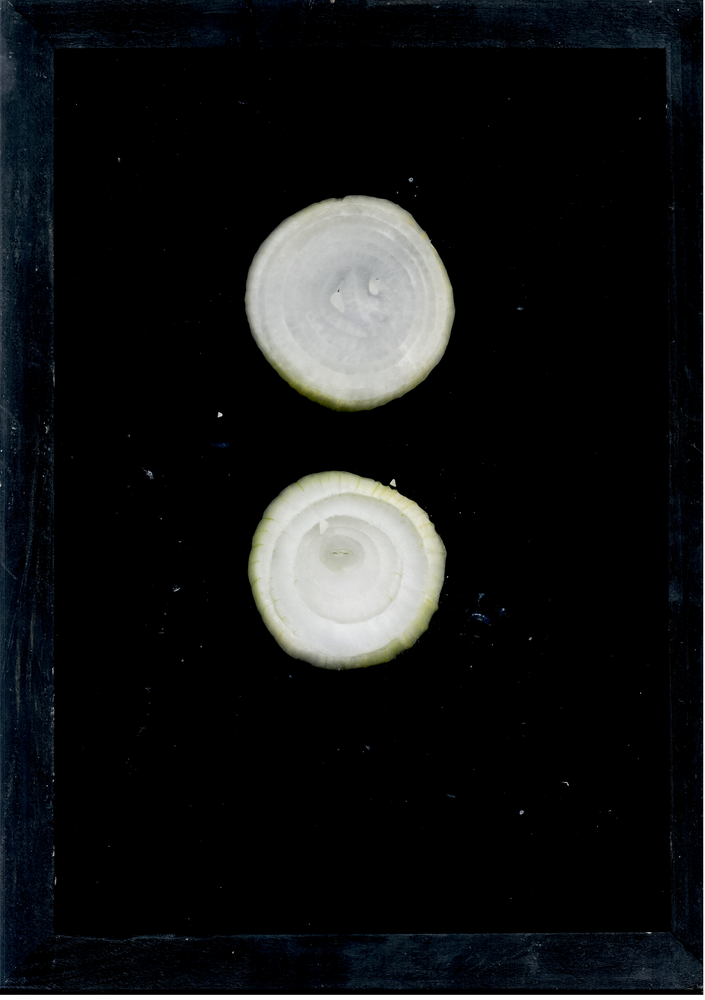
#> input picture Dataset/Cipolla/cipolla7.tif, 705 x 1000 px, shrunk from 2466 x 3498 before the run; its folder holds only this picture in this run
$ jupyter execute gen_datasets.ipynb   (shell and % lines are left out)
#> lines starting #> are read from the running program, lines starting #| are printed output that depends on the picture; after the words box and inside, x2 and y2 are one past the last pixel; in counts of white or black regions, pixels touching at a corner belong together
#> in open_cv_image, img is the input picture: shape (1000, 705, 3); mean B, G, R 23, 22.3, 20.9
### classic_segmentation.py
import cv2
import numpy as np
from fastai.vision import Image, ImageSegment, image2np, PathOrStr
from typing import *
import matplotlib.pyplot as plt

OpenCvImage = np.ndarray


def get_contours(image):
    """just a wrapper around cv2.findContours"""
    contours, _ = cv2.findContours(image, cv2.RETR_EXTERNAL, cv2.CHAIN_APPROX_SIMPLE)
    return contours


def clean_image(mask, min_area=.5, max_area=50):
    """remove (fills with black) from mask all contours that are smaller or bigger than the given area limits
    expressed in percentage of total area"""
    img_area = np.prod(mask.shape[:2])
    max_area = max_area / 100 * img_area
    min_area = min_area / 100 * img_area
    contours, _ = cv2.findContours(mask, cv2.RETR_EXTERNAL, cv2.CHAIN_APPROX_NONE)
    for contour in contours:
        area = cv2.contourArea(contour)
        if area < min_area or area > max_area:
            x, y, w, h = cv2.boundingRect(contour)
            mask = cv2.rectangle(mask, (x, y), (x + w, y + h), 0, -1)
    return mask

class ImageDivider:
    # Attention: this class uses OpenCv images notation (width, height) so means stuff need to indexed (cols, rows)
    def __init__(self, img: OpenCvImage, mask: OpenCvImage, clean_mask=False, min_area=.5, max_area=50):
        """clean mask removes all the object that are smaller or bigger that max/min area expressed in percentage"""
        self.img = img.copy()
        self.mask = mask.copy()

        if clean_mask: self.mask = clean_image(self.mask, min_area, max_area)
        self._clean_image()
        self._get_bounding_rects()

    # [4 lines left out: function from_fastai, not called in this run]

    def images(self) -> List[OpenCvImage]:
        return self._get_individual_images(self.img)

    def masks(self) -> List[OpenCvImage]:
        return self._get_individual_images(self.mask)


    def _get_bounding_rects(self):
        self.bounding_rects = [cv2.boundingRect(contour) for contour in get_contours(self.mask)]

    def _get_individual_images(self, img):
        ret = []
        for x, y, w, h in self.bounding_rects:
            ret.append(self.img[y:y + h, x:x + w])
        return ret

    def _clean_image(self):
        self.img = self.img & self.mask[..., None]


def perc(a, b): return int(a * b / 100)


class ClassicSegmentation:
    """A class for image segmentation usage:"""

    def __init__(self, img: OpenCvImage, threshold=100, cut=(5, 95, 5, 95), denoise_size=3, floodfill=True, clean_mask=True, min_area=.5, max_area=50):
#> called with threshold = 100, cut = (5, 95, 5, 95), denoise_size = 3, floodfill = True, clean_mask = True, min_area = 0.3, max_area = 50
        self.img = img.copy()
        self.denoise_size = denoise_size
        self.threshold = threshold
        self.do_floodfill = floodfill
        self.do_clean = clean_mask
        self.min_area, self.max_area = min_area, max_area
        self.orig_size = self.img.shape[:2]
#> self.orig_size = (1000, 705)
        w, h = self.orig_size
#> w = 1000; h = 705
        self.cut = perc(w, cut[0]), perc(w, cut[1]), perc(h, cut[2]), perc(h, cut[3])
#> self.cut = (50, 950, 35, 669)

    def get_mask(self):
        self._cut_image()
#> in _cut_image, `self.img = self.img[self.cut[0]:self.cut[1], self.cut[2]:self.cut[3], :]`:
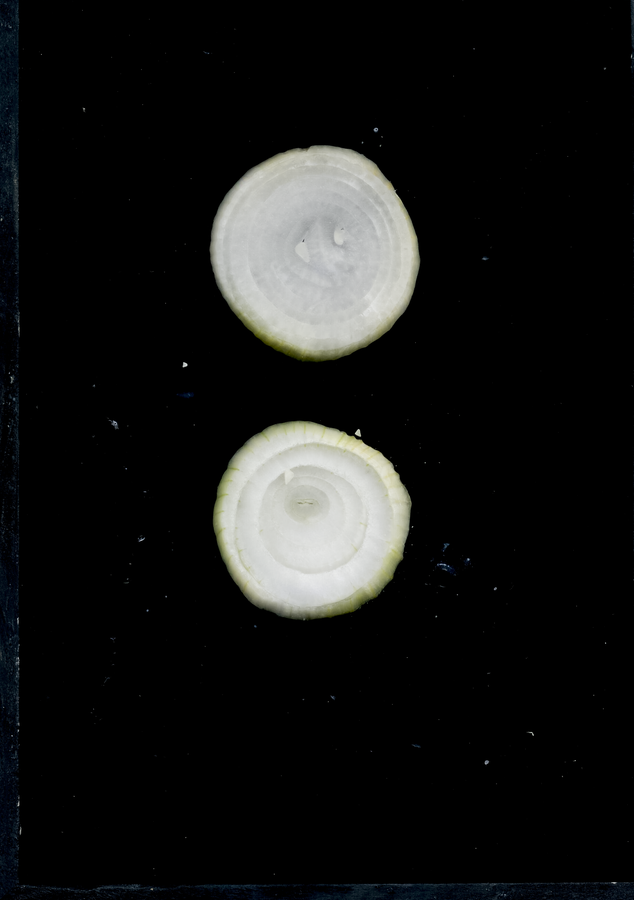
#> self.img: shape (900, 634, 3); mean B, G, R 22.1, 22.8, 22.2

        self.mask = cv2.cvtColor(self.img, cv2.COLOR_BGR2GRAY)
        _, self.mask = cv2.threshold(self.mask, self.threshold, 255, cv2.THRESH_BINARY + cv2.THRESH_OTSU)
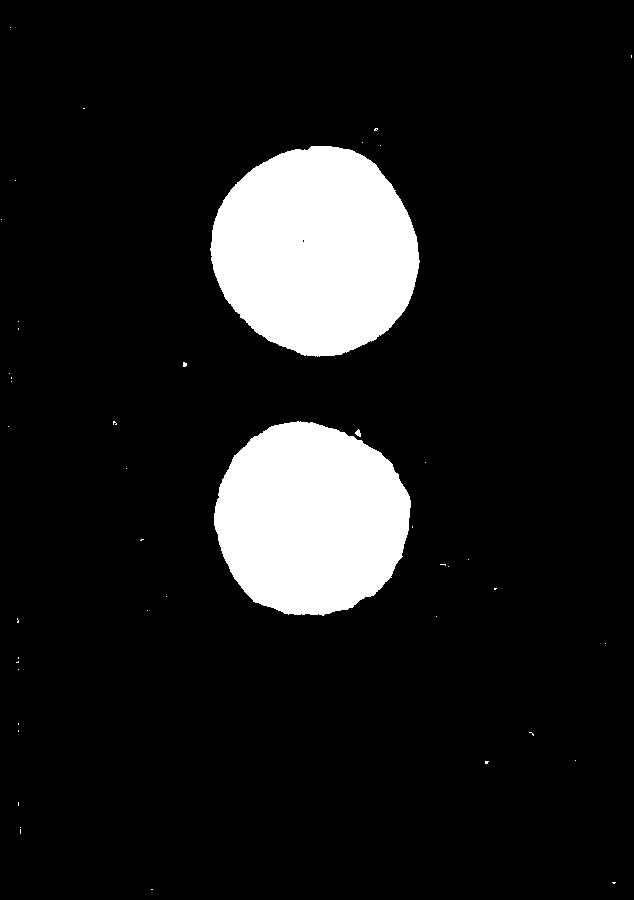
#> self.mask: shape (900, 634); 11.1% white; 45 white regions (42 under 20 px), largest, box (x1, y1, x2, y2) and area: (210, 146, 420, 357) 33763, (214, 421, 411, 616) 29586, (355, 429, 361, 437) 30
        if self.do_floodfill: self._floodfill()
        self._denoise()
        if self.do_clean: self.mask = clean_image(self.mask, self.min_area, self.max_area)
        self._add_padding()
        return self.mask

    def _denoise(self):
        kernel = np.ones((self.denoise_size, self.denoise_size), np.uint8)
        self.mask = cv2.morphologyEx(self.mask, cv2.MORPH_OPEN, kernel, iterations=2)

    def _add_padding(self):
        mask = np.zeros(self.orig_size, np.uint8)
        mask[self.cut[0]:self.cut[1], self.cut[2]:self.cut[3]] = self.mask
        self.mask = mask

    def _cut_image(self):
        self.img = self.img[self.cut[0]:self.cut[1], self.cut[2]:self.cut[3], :]

    def _floodfill(self):
        mask_floodfill = self.mask.copy()
        hf, wf = self.mask.shape[:2]
#> hf = 900; wf = 634
        mask = np.zeros((hf + 2, wf + 2), np.uint8)
        cv2.floodFill(mask_floodfill, mask, (0, 0), 255)
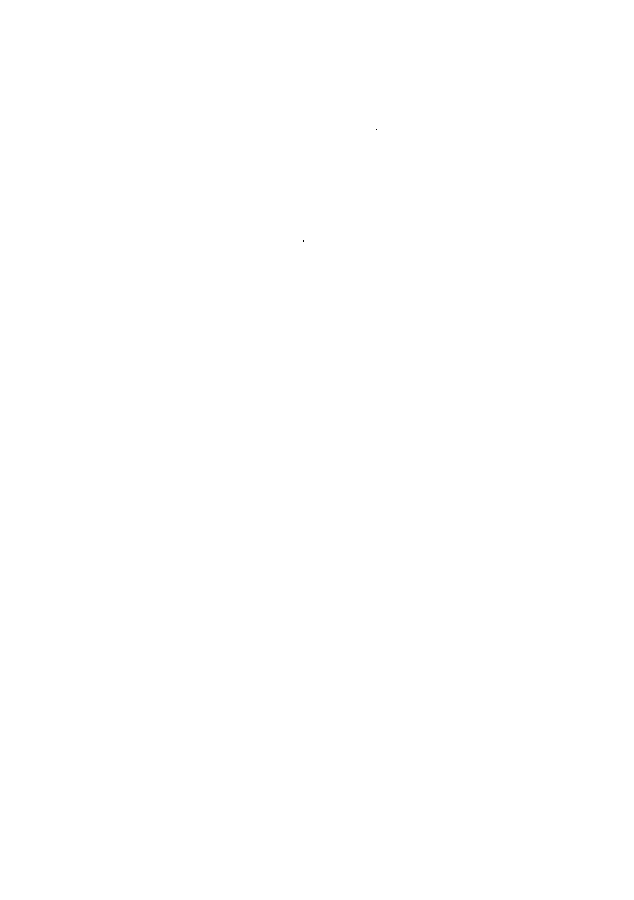
#> mask_floodfill: shape (900, 634); 100% white; black in thin lines or dots, all inside (x1, y1, x2, y2) = (303, 129, 377, 242)
        mask_floodfill_inv = cv2.bitwise_not(mask_floodfill)
        self.mask = self.mask | mask_floodfill_inv
#> self.mask: shape (900, 634); 11.1% white; 45 white regions (42 under 20 px), largest, box (x1, y1, x2, y2) and area: (210, 146, 420, 357) 33765, (214, 421, 411, 616) 29586, (355, 429, 361, 437) 30

    # [4 lines left out: function show, not called in this run]

def open_cv_image(img_path: PathOrStr)-> OpenCvImage:
    img = cv2.imread(str(img_path))
    if img is None: raise Exception("Cannot open", img_path)
    return img

def save_cv_image(img_path: PathOrStr,image: OpenCvImage ):
    if cv2.imwrite(str(img_path),image) is None: raise Exception("Cannot open", img_path)

# [4 lines left out: function classic_segmenter, not called in this run]

# %% test
# [4 lines that do not run on import are left out]

### gen_datasets.ipynb
[cell 1]
from pathlib import Path
import cv2
import matplotlib.pyplot as plt
from classic_segmentation import ClassicSegmentation, ImageDivider, open_cv_image, save_cv_image
import random

[cell 2]
root_folder = Path("Dataset")
ext = '.tif'  # source file extention
ext_save = '.png'  # save file extention
root_folder_save_class = Path('dataset_classification')
folder_save_segm = Path('dataset_segmentation')
class_labels = ['train', 'valid1', 'valid2', 'valid3']
class_labels_perc = [.55, .15,.15,.15]
segm_images = folder_save_segm / "images"; segm_images.mkdir(parents=True, exist_ok=True)
segm_labels = folder_save_segm / "labels"; segm_labels.mkdir(parents=True, exist_ok=True)

a dict with custom settings for each fruit you can put custom paramenter for the segmentation phase

[cell 3]
settings = {"Chili_Pepper": {"min_area": 0.1},
            "Apple": {"floodfill": False},
            "default": {"min_area": .3},
           }

[cell 4]
def random_label_probability(labels, probabilities, number_elements):
    choices = []
    for label, prob in zip(labels, probabilities):
        choices += [label] * int(prob * number_elements)
    random.shuffle(choices)
    return choices

[cell 5]
def classic_segmenter(img_path, **setting):
    img = open_cv_image(img_path)
    mask = ClassicSegmentation(img, **setting).get_mask()
#> in _denoise, `self.mask = cv2.morphologyEx(self.mask, cv2.MORPH_OPEN, kernel, iterat..`: self.mask: shape (900, 634); 11.1% white; 2 white regions
#> in clean_image, `contours, _ = cv2.findContours(mask, cv2.RETR_EXTERNAL, cv2.CHAIN_APPR..`: contours = 2 contours; box (x1, y1, x2, y2) and area: (211, 146, 419, 356) 33446, (214, 422, 411, 615) 29286
#> the loop in clean_image, `for contour in contours:` made 2 passes
#> area on passes 1 to 2: 29285.5, 33445.5
#> in _add_padding, `mask[self.cut[0]:self.cut[1], self.cut[2]:self.cut[3]] = self.mask`:
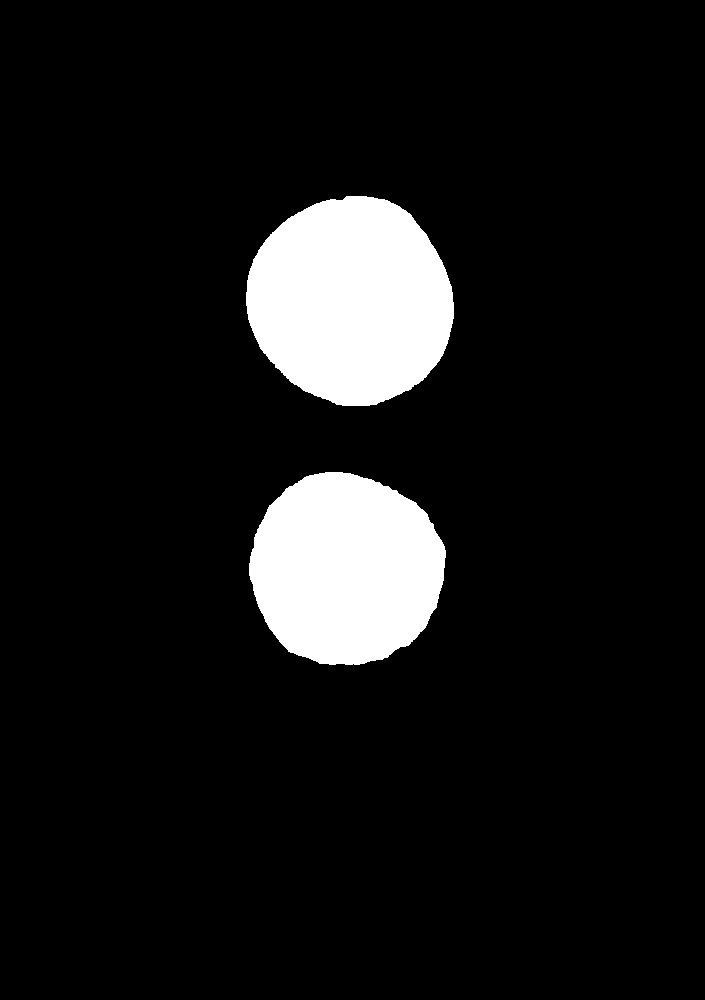
#> mask: shape (1000, 705); 9% white; 2 white regions
    imgs = ImageDivider(img, mask).images()
#> in _clean_image, `self.img = self.img & self.mask[..., None]`:
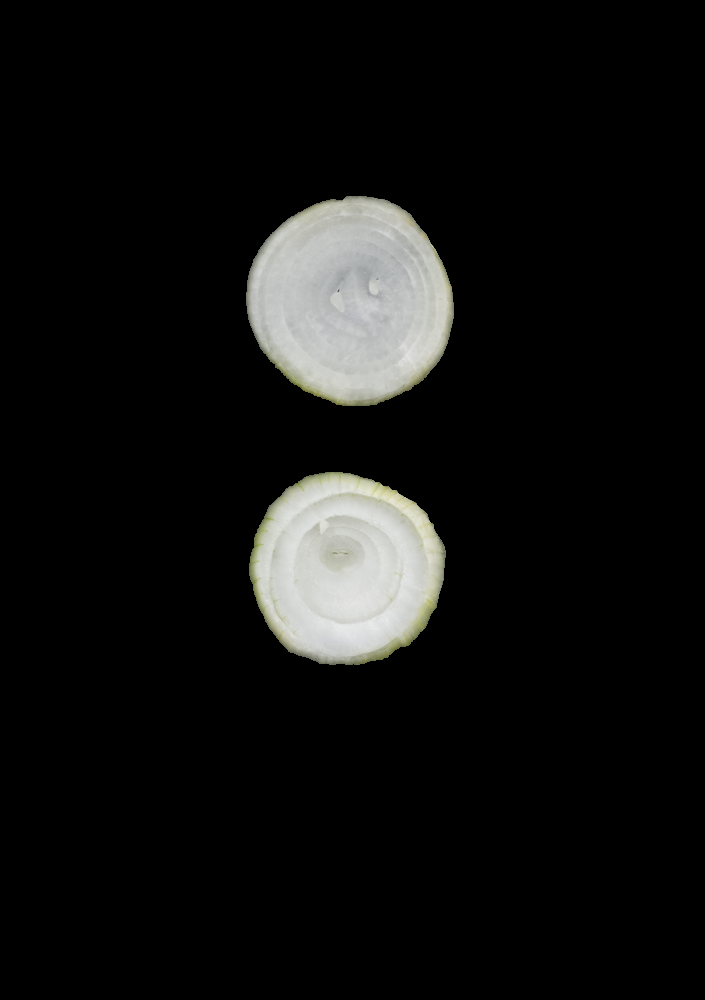
#> self.img: shape (1000, 705, 3); mean B, G, R 16.8, 17.6, 17.4
#> in get_contours, `contours, _ = cv2.findContours(image, cv2.RETR_EXTERNAL, cv2.CHAIN_APP..`: contours = 2 contours; box (x1, y1, x2, y2) and area: (246, 196, 454, 406) 33446, (249, 472, 446, 665) 29286
#> in _get_bounding_rects, `self.bounding_rects = [cv2.boundingRect(contour) for contour in get_co..`: self.bounding_rects = [(249, 472, 197, 193), (246, 196, 208, 210)]
#> the loop in _get_individual_images, `for x, y, w, h in self.bounding_rects:` made 2 passes
#> after the loop in _get_individual_images, `for x, y, w, h in self.bounding_rects:`: ret = 2 items
#> imgs = 2 items
    return imgs

[cell 6]
def process_folder_class(folder, **settings):
    setting = settings.get(folder.name, settings.get("default", {}))
    images = []
    for img_path in folder.glob(f"*{ext}"):
        for fruit_img in classic_segmenter(img_path, **setting):
            images.append(fruit_img)
    [(root_folder_save_class/lbl/folder.name).mkdir(parents=True, exist_ok=True) for lbl in class_labels]
    labels = random_label_probability(class_labels, class_labels_perc, len(images))
    for i, (fruit_img, lbl) in enumerate(zip(images, labels)):
        path = root_folder_save_class/lbl/folder.name/f"{folder.name}_{i}{ext_save}"
        save_cv_image(str(path), fruit_img)
#> this loop made 1 pass
#> pass 1, in save_cv_image, `if cv2.imwrite(str(img_path),image) is None: raise Exception("Cannot o..`:
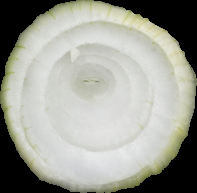
#> saved as Cipolla_0.png: shape (193, 197, 3); mean B, G, R 149.7, 158.6, 157.1
    return len(images)

[cell 7]
def process_folder_segm(folder, **settings):
    setting = settings.get(folder.name, settings.get("default", {}))
    for img_path in folder.glob(f"*{ext}"):
        mask = ClassicSegmentation(open_cv_image(img_path), **setting).get_mask()
#> the loop in clean_image (call 2), `for contour in contours:` made 2 passes
        mask_path = segm_labels/f"{img_path.name[:-4]}.{ext_save}"
        save_cv_image(str(mask_path), mask)
        # copy the original image in the dataset after converting format
        new_img_path = str(segm_images/f"{img_path.name[:-4]}{ext_save}")
        save_cv_image(new_img_path, cv2.imread(str(img_path)))
    return n_images

[cell 8]
segm_images.mkdir(parents=True, exist_ok=True)
segm_labels.mkdir(parents=True, exist_ok=True)
for f in root_folder.iterdir():
    n_images = process_folder_class(f, **settings)
    print("Done Classfication processing for", f, "saved: ", n_images)
    process_folder_segm(f, **settings)
    print("Done segmentation processing for", f)

[cell 9]
process_folder_class(root_folder/"Chili_Pepper", **settings)

[cell 10]
settings.get("Chili_Pepper", settings.get("default", {}))

[cell 11]
#debugging dataset for images too small

[cell 12]
def check_img_size(path, size):
    shape = open_cv_image(path).shape
    for d in shape[:2]:
        if d < size:
            print(path, "has dims:", shape)
            return

[cell 13]
tot = 0
for i, img in enumerate(Path("dataset_classification").glob("**/*.png")):
    tot += i

[cell 14]
tot

Previous system divided each fruit in train/valid/test datasets, now it classification divides on all dataset

$ run again, on Dataset/Cipolla/cipolla9.tif
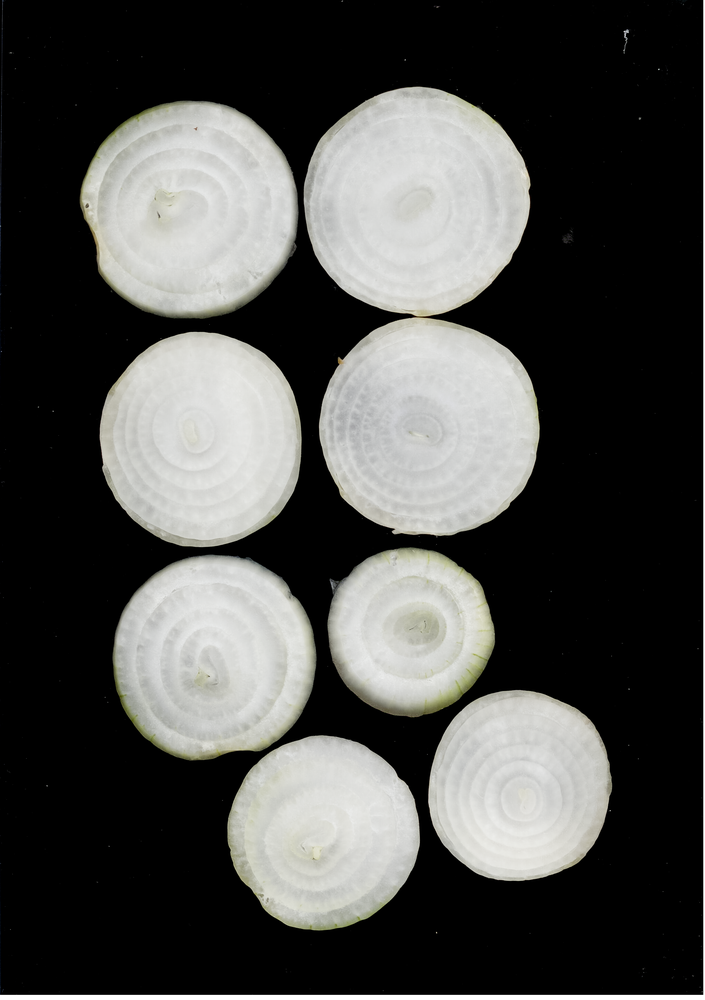
#> input picture Dataset/Cipolla/cipolla9.tif, 705 x 1000 px, shrunk from 2466 x 3498 before the run
#> in open_cv_image, img is the input picture: shape (1000, 705, 3); mean B, G, R 76.4, 78.5, 78.2
#> in get_mask, `_, self.mask = cv2.threshold(self.mask, self.threshold, 255, cv2.THRES..`:
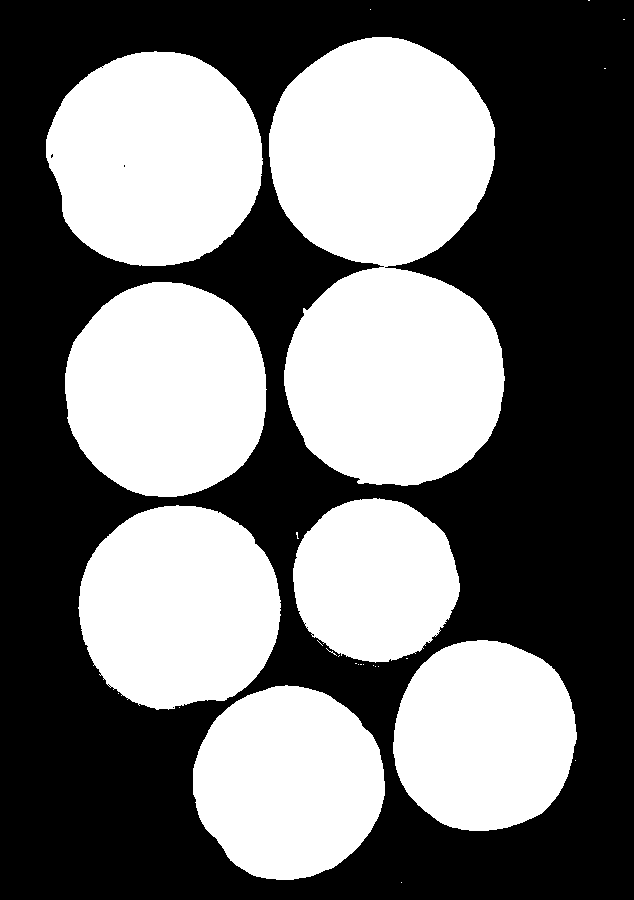
#> self.mask: shape (900, 634); 45.6% white; 27 white regions (20 under 20 px), largest, box (x1, y1, x2, y2) and area: (269, 37, 505, 486) 78258, (46, 51, 263, 266) 36492, (65, 282, 267, 497) 34502
#> mask_floodfill: shape (900, 634); 100% white; black in thin lines or dots, all inside (x1, y1, x2, y2) = (51, 67, 440, 708)
#> in clean_image, `contours, _ = cv2.findContours(mask, cv2.RETR_EXTERNAL, cv2.CHAIN_APPR..`: contours = 8 contours; box (x1, y1, x2, y2) and area: (269, 37, 495, 266) 39863, (284, 267, 505, 486) 37732, (46, 52, 262, 266) 36179, (65, 282, 266, 497) 34200, (79, 506, 281, 709) 32279, (193, 686, 385, 880) 28630, (393, 640, 577, 831) 27596, (293, 499, 460, 662) 21022
#> the loop in clean_image, `for contour in contours:` made 8 passes
#> area on passes 1 to 8: 28630, 27596.5, 32279, 21022, 34200, 37732.5, 36179, 39863
#> mask: shape (1000, 705); 36.9% white; 8 white regions
#> in get_contours, `contours, _ = cv2.findContours(image, cv2.RETR_EXTERNAL, cv2.CHAIN_APP..`: contours = 8 contours; box (x1, y1, x2, y2) and area: (304, 87, 530, 316) 39863, (319, 317, 540, 536) 37732, (81, 102, 297, 316) 36179, (100, 332, 301, 547) 34200, (114, 556, 316, 759) 32279, (228, 736, 420, 930) 28630, (428, 690, 612, 881) 27596, (328, 549, 495, 712) 21022
#> self.bounding_rects = [(228, 736, 192, 194), (428, 690, 184, 191), (114, 556, 202, 203), (328, 549, 167, 163), (100, 332, 201, 215), (319, 317, 221, 219), (81, 102, 216, 214), (304, 87, 226, 229)]
#> the loop in _get_individual_images, `for x, y, w, h in self.bounding_rects:` made 8 passes
#> after the loop in _get_individual_images, `for x, y, w, h in self.bounding_rects:`: ret = 8 items
#> the loop in process_folder_class, `for i, (fruit_img, lbl) in enumerate(zip(images, labels)):` made 7 passes
#> pass 2, in save_cv_image (call 2), `if cv2.imwrite(str(img_path),image) is None: raise Exception("Cannot o..`:
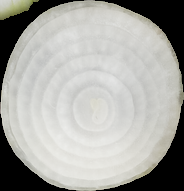
#> saved as Cipolla_1.png: shape (191, 184, 3); mean B, G, R 163.4, 167.9, 167.8
#> the loop in clean_image (call 2), `for contour in contours:` made 8 passes
